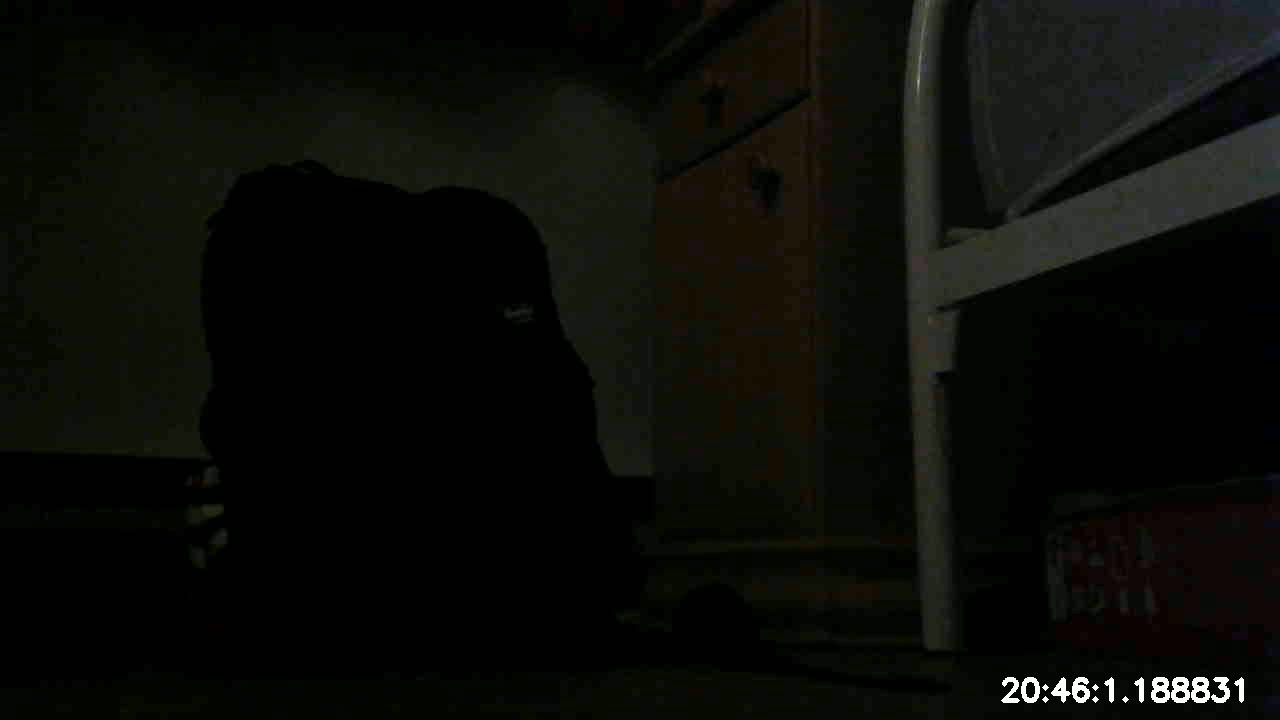
#> input picture frame_pair/first_frame.jpg, 1280 x 720 px
$ python -i text_detection.py   (imports and definitions only)
#> lines starting #> are read from the running program, lines starting #| are printed output that depends on the picture; after the words box and inside, x2 and y2 are one past the last pixel; in counts of white or black regions, pixels touching at a corner belong together
from datetime import datetime

import cv2
import pytesseract

def detect_time(image_path):
#> called with image_path = 'first_frame.jpg'
    pytesseract.pytesseract.tesseract_cmd = "C:/Program Files/Tesseract-OCR/tesseract.exe"

    img = cv2.imread(image_path)
#> img is the input picture: shape (720, 1280, 3); mean B, G, R 8.1, 11.9, 11.2

    # Preprocessing the image starts

    # Convert the image to gray scale
    gray = cv2.cvtColor(img, cv2.COLOR_BGR2GRAY)

    # Performing OTSU threshold
    ret, thresh1 = cv2.threshold(gray, 0, 255, cv2.THRESH_OTSU | cv2.THRESH_BINARY_INV)
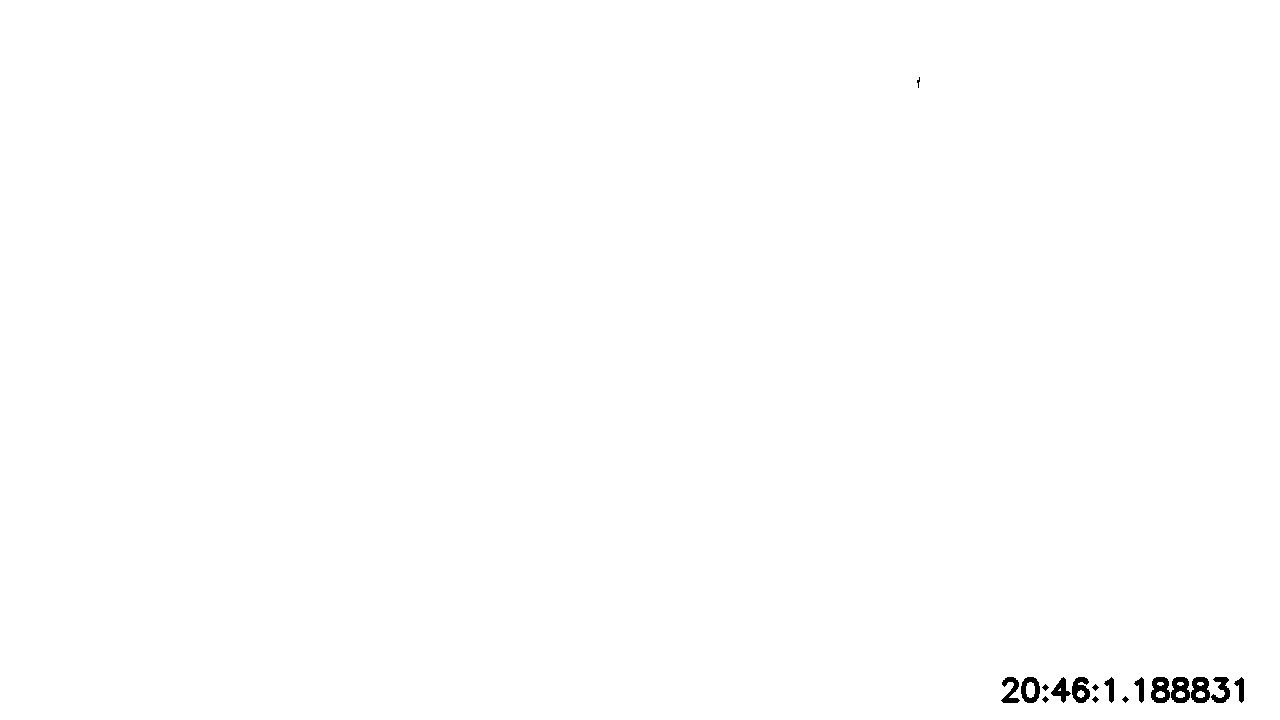
#> thresh1: shape (720, 1280); 99.7% white; 17 black regions (1 under 20 px)
#> ret = 127

    # Specify structure shape and kernel size.
    # Kernel size increases or decreases the area
    # of the rectangle to be detected.
    # A smaller value like (10, 10) will detect
    # each word instead of a sentence.
    rect_kernel = cv2.getStructuringElement(cv2.MORPH_RECT, (18, 18))

    # Applying dilation on the threshold image
    dilation = cv2.dilate(thresh1, rect_kernel, iterations=1)
#> dilation: shape (720, 1280); every value is 255

    # Finding contours
    contours, hierarchy = cv2.findContours(dilation, cv2.RETR_EXTERNAL,
                                           cv2.CHAIN_APPROX_NONE)
#> contours = 1 contour; box (x1, y1, x2, y2) and area: (0, 0, 1280, 720) 919601
    # Creating a copy of image
    im2 = img.copy()

    # Looping through the identified contours
    # Then rectangular part is cropped and passed on
    # to pytesseract for extracting text from it
    # Extracted text is then written into the text file
    for cnt in contours:
        x, y, w, h = cv2.boundingRect(cnt)

        # Drawing a rectangle on copied image
        rect = cv2.rectangle(im2, (x, y), (x + w, y + h), (0, 255, 0), 2)

        # Cropping the text block for giving input to OCR
        cropped = im2[y:y + h, x:x + w]
        # Apply OCR on the cropped image
        text = pytesseract.image_to_string(cropped)
#> this loop made 1 pass

    try:
        good_text = False
        t_time = ""
        for i in text:
            if(i.isnumeric()):
                t_time += i
            elif(i == ":"):
                t_time += i
            elif (i == "."):
                t_time += "."

        datetime_object = datetime.strptime(t_time, '%H:%M:%S.%f')
        good_text = True

    except:
        print(str(text))
        datetime_object = "f"


    #return t_time
    return datetime_object


def total_time(p_time = "", start_time = "20:46:1.1"):
    a = p_time.split(':')
    w = a[2].split('.')

    b = start_time.split(':')
    c = b[2].split('.')

    t_time = int(a[1])*60*1000000 + int(w[0])*1000000 + int(w[1])

    return t_time

#> (the run stopped early here; a loop or call above may not have finished)
